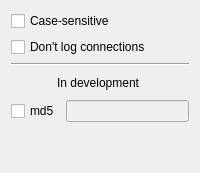
     <widget class="QWidget" name="tab">
      <attribute name="title">
       <string>More</string>
      </attribute>
      <layout class="QGridLayout" name="gridLayout_6">
       <item row="2" column="0">
        <widget class="Line" name="line_2">
         <property name="orientation">
          <enum>Qt::Horizontal</enum>
         </property>
        </widget>
       </item>
       <item row="5" column="0">
        <layout class="QHBoxLayout" name="horizontalLayout_5">
         <item>
          <widget class="QCheckBox" name="md5Check">
           <property name="text">
            <string notr="true">md5</string>
           </property>
          </widget>
         </item>
         <item>
          <widget class="QLineEdit" name="md5Line">
           <property name="enabled">
            <bool>false</bool>
           </property>
          </widget>
         </item>
        </layout>
       </item>
       <item row="0" column="0">
        <widget class="QCheckBox" name="sensitiveCheck">
         <property name="toolTip">
          <string>&lt;html&gt;&lt;head/&gt;&lt;body&gt;&lt;p&gt;By default, the field of the rules are case-insensitive, i.e., if a process tries to access gOOgle.CoM and you have a rule to Deny .*google.com, the connection will be blocked.&lt;br/&gt;&lt;/p&gt;&lt;p&gt;If you check this box, you have to specify the exact string (domain, executable, command line) that you want to filter.&lt;/p&gt;&lt;/body&gt;&lt;/html&gt;</string>
         </property>
         <property name="text">
          <string>Case-sensitive</string>
         </property>
        </widget>
       </item>
       <item row="6" column="0">
        <spacer name="verticalSpacer">
         <property name="orientation">
          <enum>Qt::Vertical</enum>
         </property>
         <property name="sizeType">
          <enum>QSizePolicy::Policy::Maximum</enum>
         </property>
         <property name="sizeHint" stdset="0">
          <size>
           <width>20</width>
           <height>40</height>
          </size>
         </property>
        </spacer>
       </item>
       <item row="1" column="0">
        <widget class="QCheckBox" name="nologCheck">
         <property name="statusTip">
          <string>Don't log connections that match this rule</string>
         </property>
         <property name="text">
          <string>Don't log connections</string>
         </property>
        </widget>
       </item>
       <item row="3" column="0">
        <layout class="QHBoxLayout" name="horizontalLayout_12">
         <property name="sizeConstraint">
          <enum>QLayout::SizeConstraint::SetMaximumSize</enum>
         </property>
         <item>
          <widget class="QPushButton" name="pushButton">
           <property name="sizePolicy">
            <sizepolicy hsizetype="Maximum" vsizetype="Fixed">
             <horstretch>0</horstretch>
             <verstretch>0</verstretch>
            </sizepolicy>
           </property>
           <property name="toolTip">
            <string>These options are experimental / in development, they may have bugs or not be completely finished.
Feedback is welcome</string>
           </property>
           <property name="text">
            <string/>
           </property>
           <property name="icon">
            <iconset theme="dialog-warning">
             <normaloff>../../../../../../.designer/backup</normaloff>../../../../../../.designer/backup</iconset>
           </property>
           <property name="flat">
            <bool>true</bool>
           </property>
          </widget>
         </item>
         <item>
          <widget class="QLabel" name="label">
           <property name="sizePolicy">
            <sizepolicy hsizetype="Preferred" vsizetype="Maximum">
             <horstretch>0</horstretch>
             <verstretch>0</verstretch>
            </sizepolicy>
           </property>
           <property name="text">
            <string>In development</string>
           </property>
           <property name="alignment">
            <set>Qt::AlignmentFlag::AlignLeading|Qt::AlignmentFlag::AlignLeft|Qt::AlignmentFlag::AlignTop</set>
           </property>
          </widget>
         </item>
        </layout>
       </item>
      </layout>
     </widget>
